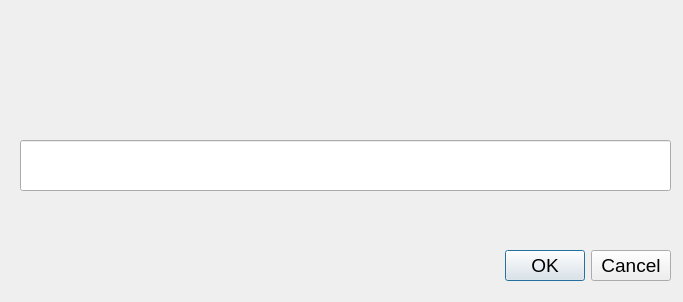
<?xml version="1.0" encoding="UTF-8"?>
<ui version="4.0">
 <class>Dialog</class>
 <widget class="QDialog" name="Dialog">
  <property name="geometry">
   <rect>
    <x>0</x>
    <y>0</y>
    <width>683</width>
    <height>302</height>
   </rect>
  </property>
  <property name="windowTitle">
   <string>Dialog</string>
  </property>
  <widget class="QLineEdit" name="update_input">
   <property name="geometry">
    <rect>
     <x>20</x>
     <y>140</y>
     <width>651</width>
     <height>51</height>
    </rect>
   </property>
   <property name="font">
    <font>
     <pointsize>14</pointsize>
    </font>
   </property>
  </widget>
  <widget class="QDialogButtonBox" name="Update">
   <property name="geometry">
    <rect>
     <x>330</x>
     <y>250</y>
     <width>341</width>
     <height>32</height>
    </rect>
   </property>
   <property name="font">
    <font>
     <pointsize>14</pointsize>
    </font>
   </property>
   <property name="orientation">
    <enum>Qt::Horizontal</enum>
   </property>
   <property name="standardButtons">
    <set>QDialogButtonBox::Cancel|QDialogButtonBox::Ok</set>
   </property>
  </widget>
 </widget>
 <resources/>
 <connections/>
</ui>
